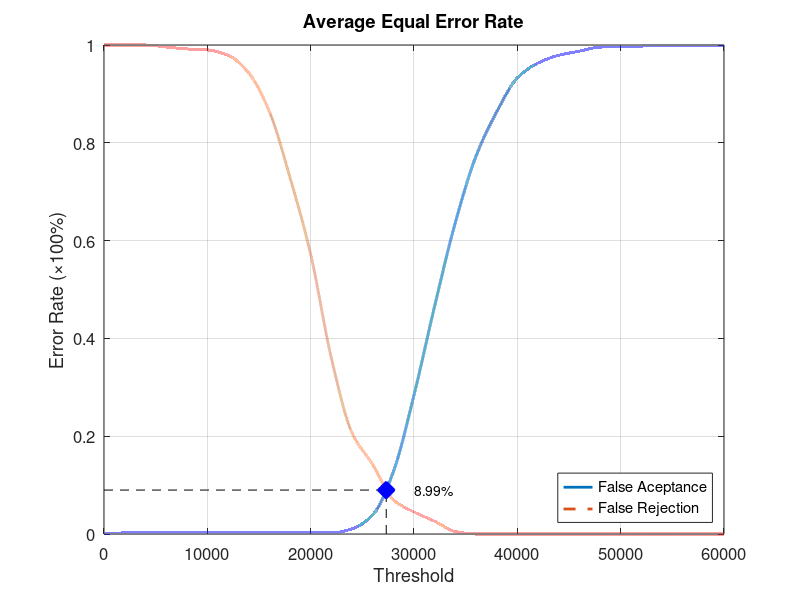
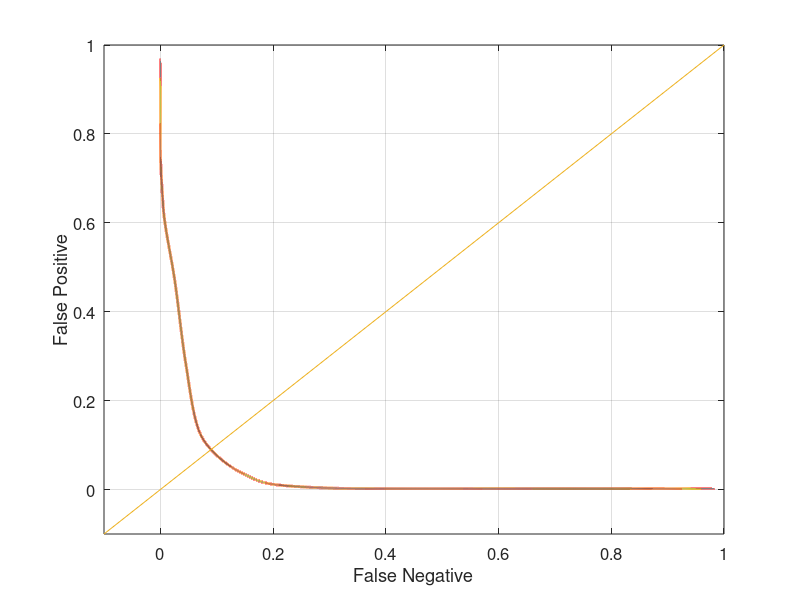

These figures' MATLAB source, in order:
function yEER = Database4Average
close all;
clear;
clc;
x = 0:2000:60000;
xq = 0:0.5:60000;

y0 = [0 0.00210526 0.00210526 0.00210526 0.00210526 0.00210526 0.00210526 0.00210526 0.00210526 0.00210526 0.00210526 0.00210526 0.0105263 0.0389474 0.127368 0.284211 0.466316 0.636842 0.772632 0.863158 0.932632 0.963158 0.978947 0.987368 0.99579 0.996842 0.997895 0.998947 0.998947 0.998947 1];
yy0 = interp1(x, y0, xq, 'pchip');
y1 = [1 1 1 0.996 0.992 0.99 0.979 0.943 0.864 0.729 0.572 0.36 0.207 0.142 0.07 0.045 0.026 0.005 0 0 0 0 0 0 0 0 0 0 0 0 0];
yy1 = interp1(x, y1, xq, 'pchip');

% Calculating EER: 
y2 = abs(y0 - y1);
find(y2 == min(y2))
yy2 = abs(yy0 - yy1);
xEER = find(yy2 == min(yy2));
xEERIndex = xq(xEER) % X-axis EER
yEER = yy0(xEER) % Y-axis EER

main = figure
plot(xq, yy0,'-','LineWidth', 2);	hold on
plot(xq, yy1,'--','LineWidth', 2);	hold on
plot([xEERIndex xEERIndex], [0 yEER], 'k--');	hold on
plot([0 xEERIndex], [yEER yEER], 'k--');	hold on
plot(xEERIndex, yEER, 'bx', 'LineWidth', 10);	hold on
text(xEERIndex + 10 * xEERIndex / 100, yEER, [num2str(round((10000 * yEER)) / 100) '%'])
legend('False Aceptance', 'False Rejection', 'Location', 'SouthEast')
xlabel('Threshold')
ylabel('Error Rate (\times100%)')
title('Average Equal Error Rate')
set(gca, 'FontSize', 12)
axis([0 60000 0 1])
grid on

print(main, 'Database4AverageMain', '-dpng');
FNRxFPR = figure('Color', [1 1 1]);
plot(yy1, yy0, '-', yy1, yy0, 'LineWidth', 2);
hold on
y = -0.1:0.1:1
plot(y, y); 
set(gca, 'FontSize', 12)
xlabel('False Negative')
ylabel('False Positive')
axis([-0.1 1 -0.1 1])
set(gca, 'FontSize', 12)
grid on

print(FNRxFPR, 'Database4AverageFNRxFPR','-dpng');
end
